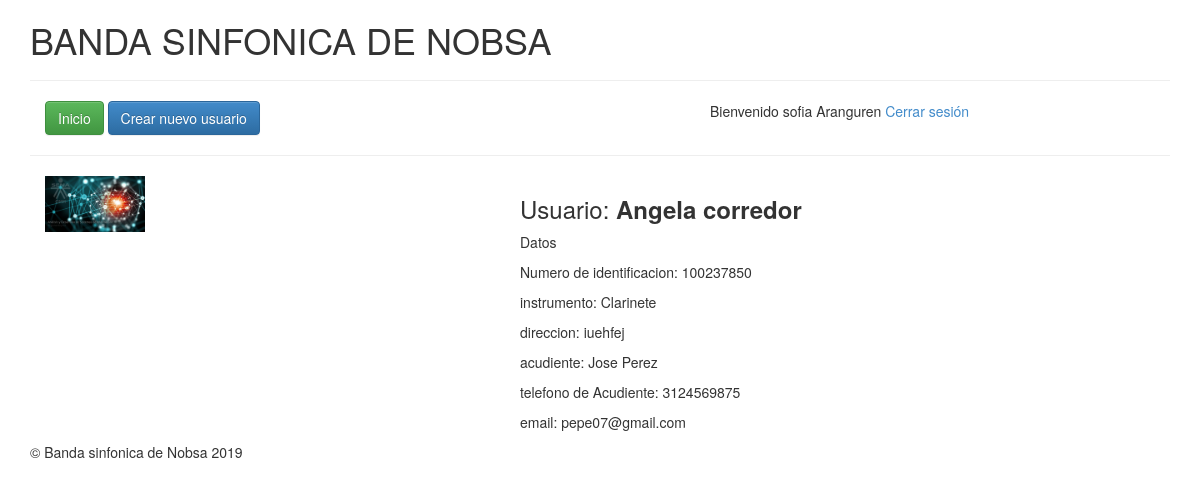
The app's page /ver.php?id=30 (signed in) with its own data.
### tables this page shows
CREATE TABLE `users` (
  `user_id` int(255) NOT NULL,
  `identificacion` varchar(55) DEFAULT NULL,
  `nombre` varchar(50) DEFAULT NULL,
  `apellidos` varchar(255) DEFAULT NULL,
  `instrumento` varchar(255) DEFAULT NULL,
  `email` varchar(255) DEFAULT NULL,
  `password` varchar(255) DEFAULT NULL,
  `role` varchar(255) DEFAULT NULL,
  `direccion` text,
  `acudiente` varchar(255) DEFAULT NULL,
  `telefonoAcudiente` varchar(255) DEFAULT NULL,
  `image` varchar(255) DEFAULT NULL
);

### ver.php (the view, shortened to what this page needs)
<?php require_once 'includes/header.php';?>
<?php
$id= $_GET["id"];
$user_query = mysqli_query($db, "SELECT * FROM users WHERE user_id = {$id}");
$user=mysqli_fetch_assoc($user_query);
?>
<?php if($user["image"] != null){?>
<div class="col-lg-5">
      <img src="uploads/<?php echo $user["image"] ?>" width="100"/>
    <?php } ?>
  </div>
<div class="col-lg-7">
<h3>Usuario: <strong><?php echo $user["nombre"]." ".$user["apellidos"];?></strong></h3>
<p>Datos</p>
<p>Numero de identificacion: <?php echo $user["identificacion"];?></p>
<p>instrumento: <?php echo $user["instrumento"];?></p>
<p>direccion: <?php echo $user["direccion"];?></p>
<p>acudiente: <?php echo $user["acudiente"];?></p>
<p>telefono de Acudiente: <?php echo $user["telefonoAcudiente"];?></p>
<p>email: <?php echo $user["email"];?></p>
</div>
<?php require_once 'includes/footer.php';?>

### records on screen
users: image (picture), nombre "Angela", apellidos "corredor", identificacion "100237850", instrumento "Clarinete", direccion "iuehfej", acudiente "Jose Perez", telefonoAcudiente "3124569875", email "pepe07@gmail.com"

### other values on screen
$_SESSION["logged"]["nombre"] "sofia"
$_SESSION["logged"]["apellidos"] "Aranguren"
